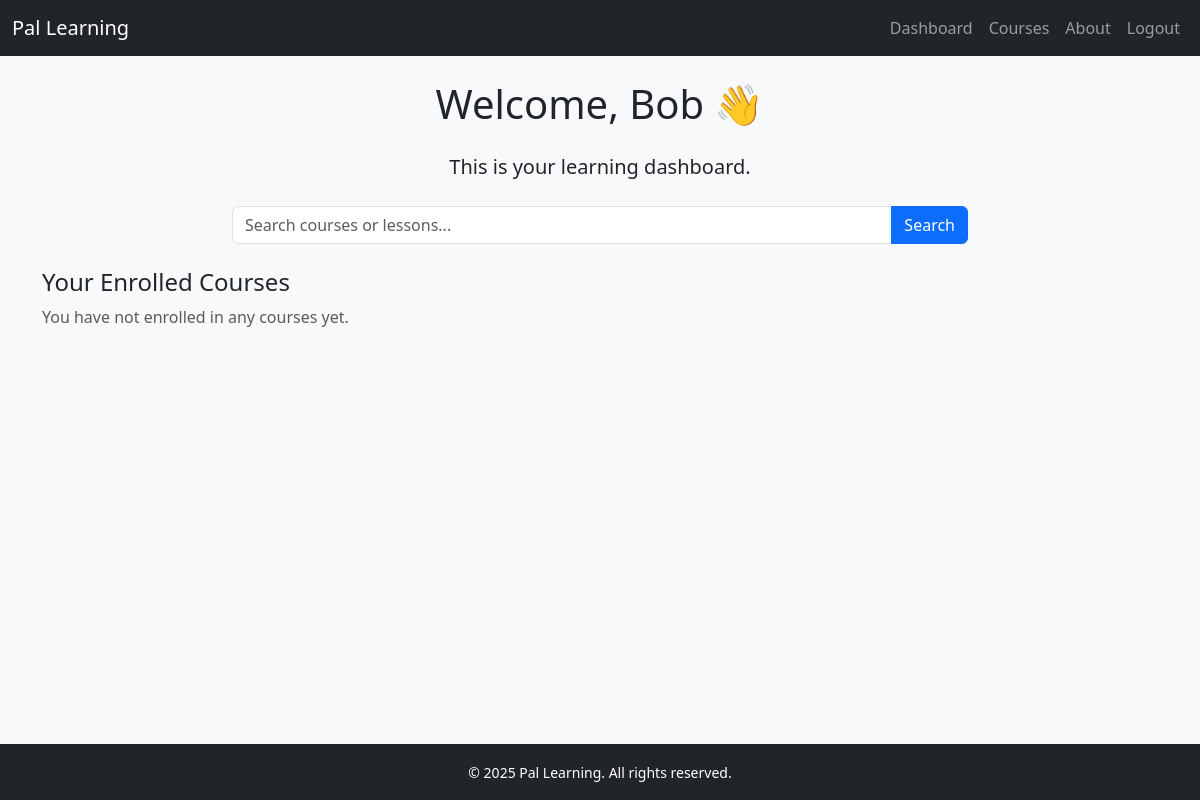
The app's page / (signed in), older data.
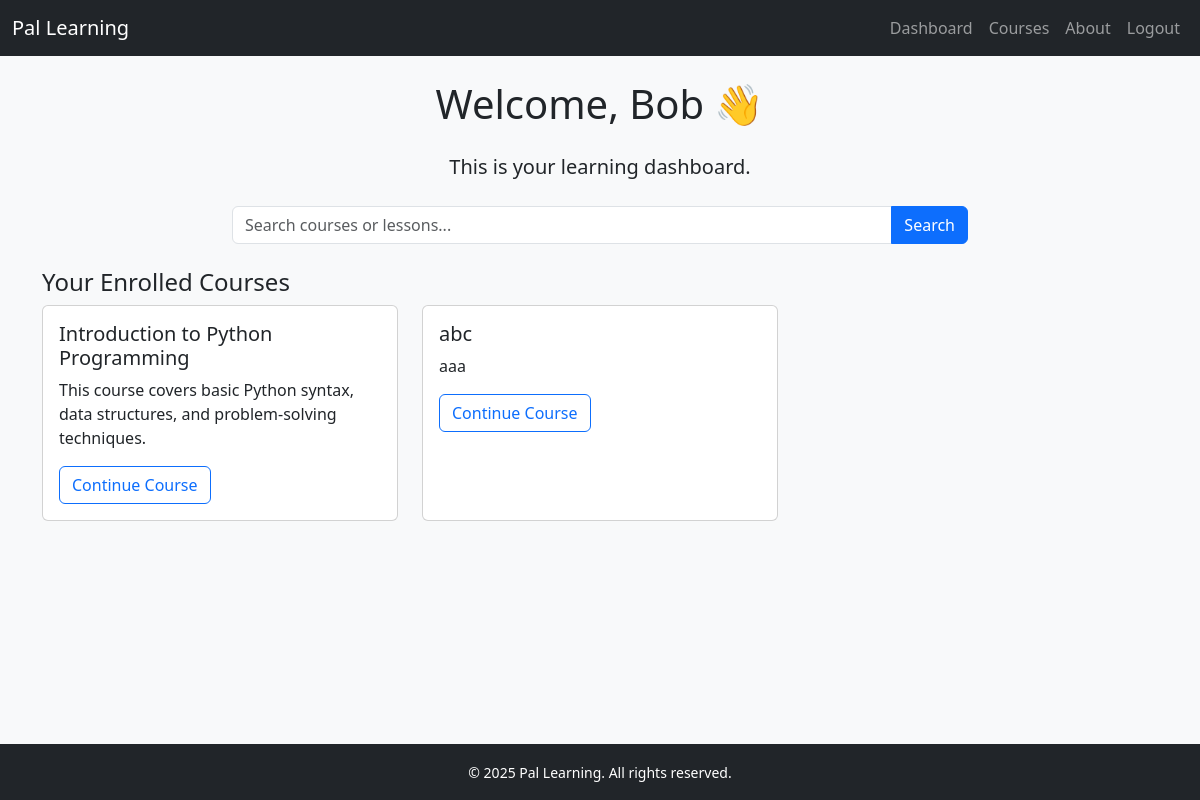
The same page, newer data.
### pal_learning_app/models.py (models this page shows, shortened)
class Enrollment(models.Model):
    IN_PROGRESS = 'in_progress'
    COMPLETED   = 'completed'
    DROPPED     = 'dropped'
    STATUS_CHOICES = [
        (IN_PROGRESS, 'In Progress'),
        (COMPLETED,   'Completed'),
        (DROPPED,     'Dropped'),
    ]
    student     = models.ForeignKey(settings.AUTH_USER_MODEL, on_delete=models.CASCADE, related_name='enrollments')
    course      = models.ForeignKey(Course, on_delete=models.CASCADE, related_name='enrollments')
    enrolled_at = models.DateTimeField(auto_now_add=True)
    status      = models.CharField(max_length=20, choices=STATUS_CHOICES, default=IN_PROGRESS)
    class Meta:
        unique_together = ('student', 'course')

class Course(models.Model):
    BEGINNER     = 'beginner'
    INTERMEDIATE = 'intermediate'
    ADVANCED     = 'advanced'
    DIFFICULTY_CHOICES = [
        (BEGINNER,     'Beginner'),
        (INTERMEDIATE, 'Intermediate'),
        (ADVANCED,     'Advanced'),
    ]
    title        = models.CharField(max_length=255)
    description  = models.TextField(blank=True)
    topic        = models.CharField(max_length=100, blank=True)
    difficulty   = models.CharField(max_length=20, choices=DIFFICULTY_CHOICES, default=BEGINNER)
    instructor   = models.ForeignKey(settings.AUTH_USER_MODEL, on_delete=models.PROTECT, related_name='courses_taught')
    created_at   = models.DateTimeField(auto_now_add=True)
    updated_at   = models.DateTimeField(auto_now=True)

### pal_learning_app/views.py (the view)
# urls.py: 2. Add a URL to urlpatterns:  path('', views.home, name='home')
@login_required
def home(request):
    user = request.user
    if user.role == CustomUser.STUDENT:
        enrollments = (
            user.enrollments
                .select_related('course')
                .filter(status=Enrollment.IN_PROGRESS)
        )
        context = {
            'is_student':   True,
            'enrollments':  enrollments,
        }
    else:
        courses_taught = user.courses_taught.all()
        context = {
            'is_student':      False,
            'courses_taught':  courses_taught,
        }
    return render(request, 'home.html', context)

### pal_learning_app/templates/home.html (shortened to what this page needs)
{% extends 'base.html' %}
{% block content %}
  <div class="text-center">
    <h1 class="mb-4">Welcome, {{ request.user.first_name }} 👋</h1>
    <p class="lead">This is your learning dashboard.</p>
  </div>
  <div class="row justify-content-center my-4">
    <div class="col-md-8">
      <form method="GET" action="{% url 'course_list' %}">
        <div class="input-group">
          <input type="text" class="form-control" name="q"
                 placeholder="Search courses or lessons...">
          <button class="btn btn-primary" type="submit">Search</button>
        </div>
      </form>
    </div>
  </div>
  <div class="row">
    {% if is_student %}
      <h4>Your Enrolled Courses</h4>
      {% if enrollments %}
        {% for enrollment in enrollments %}
          {% with course=enrollment.course %}
            <div class="col-md-4 mb-4">
              <div class="card h-100">
                <div class="card-body">
                  <h5 class="card-title">{{ course.title }}</h5>
                  <p class="card-text">
                    {{ course.description|truncatewords:20 }}
                  </p>
                  <a href="{% url 'course_detail' course.id %}"
                     class="btn btn-outline-primary">
                    Continue Course
                  </a>
                </div>
              </div>
            </div>
          {% endwith %}
        {% endfor %}
      {% else %}
        <p class="text-muted">You have not enrolled in any courses yet.</p>
      {% endif %}
    {% endif %}
  </div>
{% endblock %}

Row changes from the older to the newer data that the page shows:
added Enrollment: course "Introduction to Python Programming", course.description "This course covers basic Python syntax, data structures, and problem-solving techniques."
added Enrollment: course "abc", course.description "aaa"
Text that changed along with them:
text no longer shown: "You have not enrolled in any courses yet."
